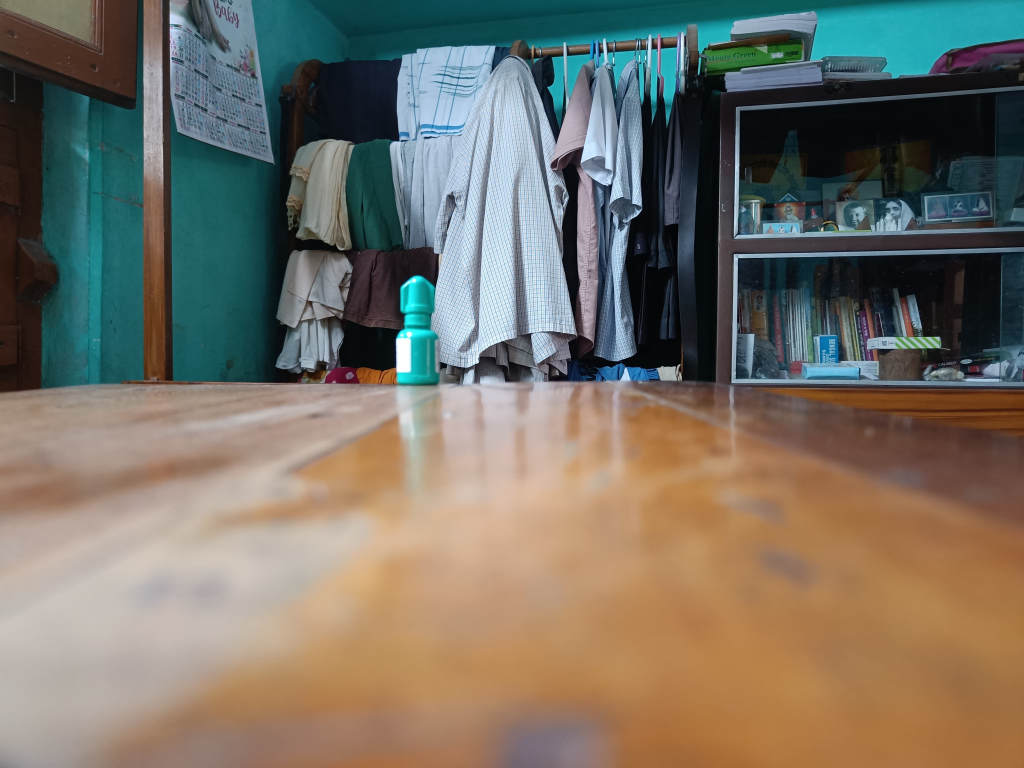
#> input picture 2. Feature Matching, distance measurement/left.jpg, 4096 x 3072 px (shown at 1/4 size)
$ jupyter execute match.ipynb
#> lines starting #> are read from the running program, lines starting #| are printed output that depends on the picture; after the words box and inside, x2 and y2 are one past the last pixel; in counts of white or black regions, pixels touching at a corner belong together
[cell 1]
import cv2
import numpy as np
import matplotlib.pyplot as plt

[cell 2]
img_left = cv2.imread('left.jpg')
#> img_left is the input picture: shape (3072, 4096, 3); mean B, G, R 101.8, 113, 117.7
img_right = cv2.imread('right.jpg')
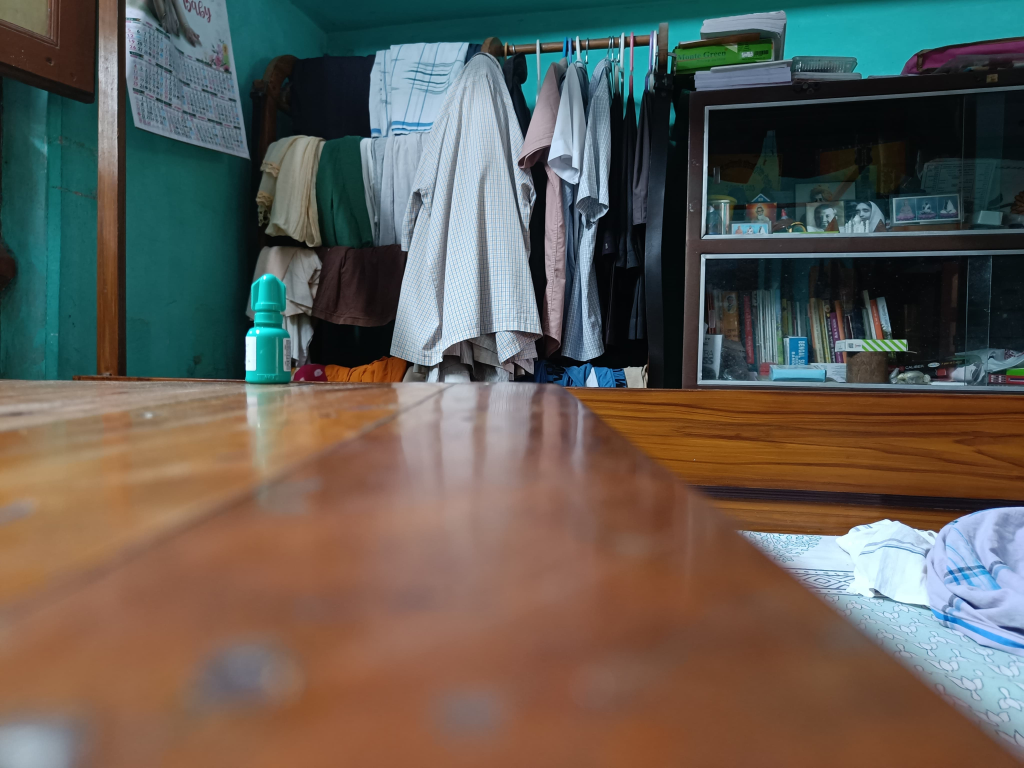
#> input picture 2. Feature Matching, distance measurement/right.jpg, 4096 x 3072 px (shown at 1/4 size)
#> img_right is the input picture: shape (3072, 4096, 3); mean B, G, R 84.2, 92.4, 97.7

print(f"Image dimensions: {img_left.shape[1]}x{img_left.shape[0]}")
#| Image dimensions: 4096x3072

max_dim = 1000

# Resize Images, both have same dimensions
if max(img_left.shape) > max_dim:
    scale_percent_left = max_dim / max(img_left.shape)
#> scale_percent_left = 0.244
    width_left = int(img_left.shape[1] * scale_percent_left)
#> width_left = 1000
    height_left = int(img_left.shape[0] * scale_percent_left)
#> height_left = 750
    dim_left = (width_left, height_left)
#> dim_left = (1000, 750)
    img_left = cv2.resize(img_left, dim_left, interpolation = cv2.INTER_AREA)
#> img_left: shape (750, 1000, 3)
    img_right = cv2.resize(img_right, dim_left, interpolation = cv2.INTER_AREA)
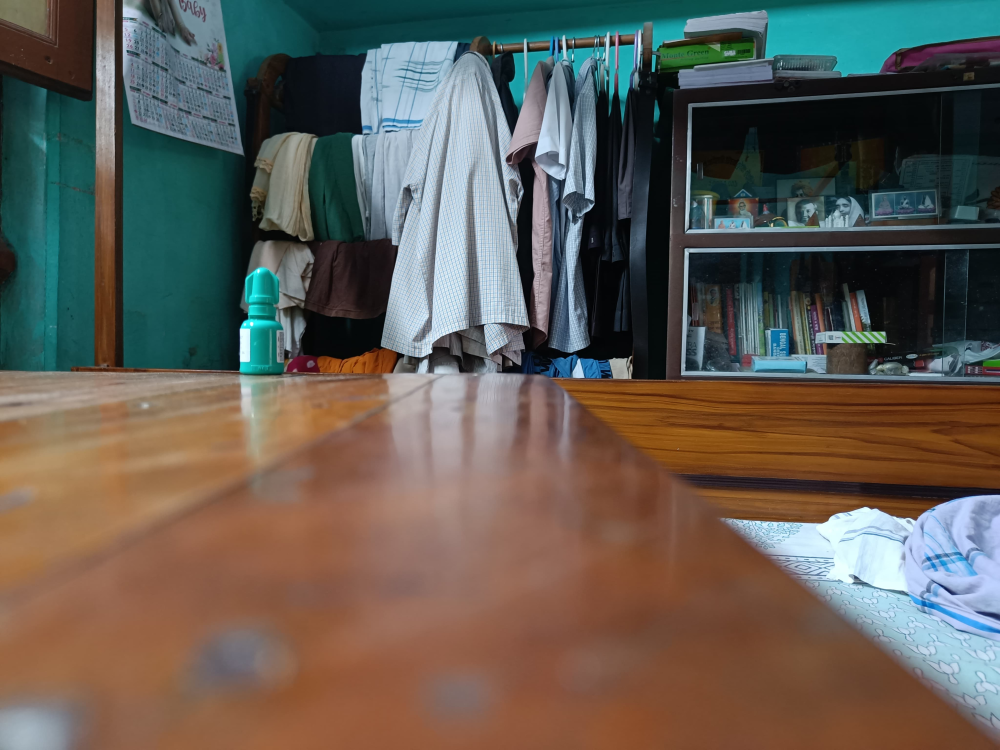
#> img_right: shape (750, 1000, 3); mean B, G, R 84.2, 92.4, 97.7
    print(f"Resized images dimensions: {img_left.shape[1]}x{img_left.shape[0]}")
#| Resized images dimensions: 1000x750

img_left_gray = cv2.cvtColor(img_left, cv2.COLOR_BGR2GRAY)
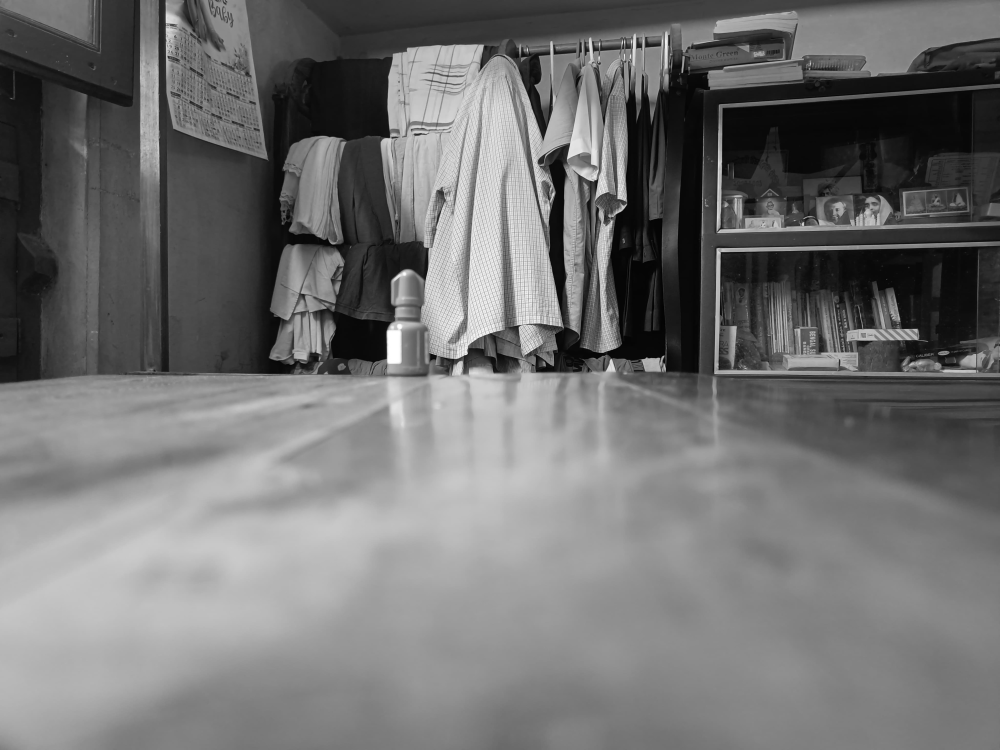
#> img_left_gray: shape (750, 1000); min 2, max 255, mean 113.1
img_right_gray = cv2.cvtColor(img_right, cv2.COLOR_BGR2GRAY)
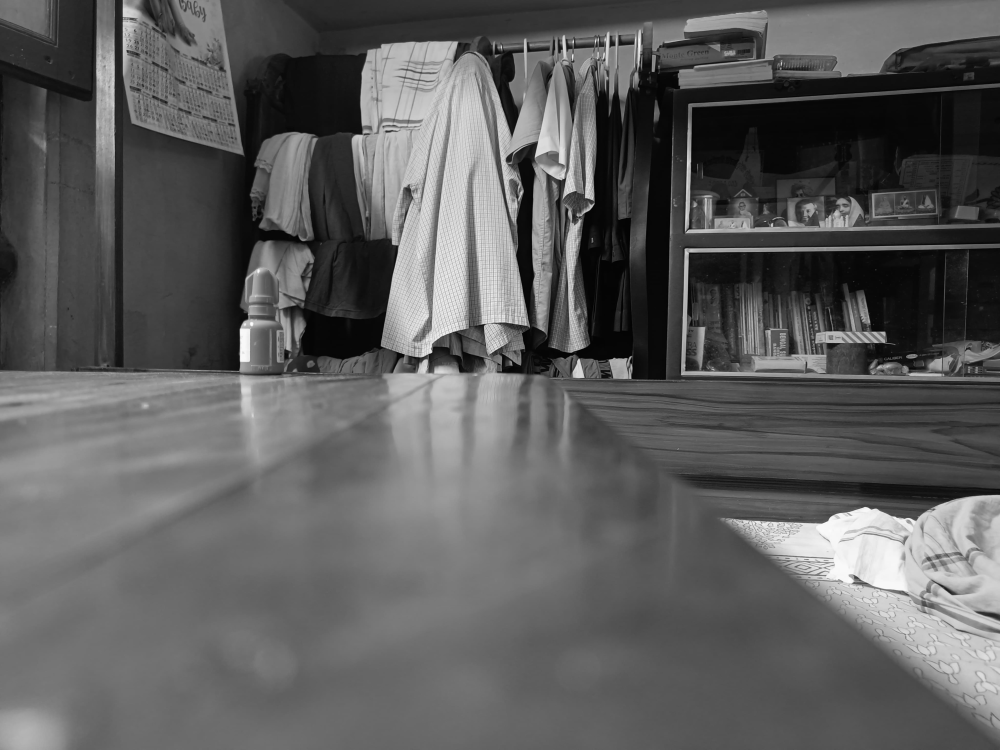
#> img_right_gray: shape (750, 1000); min 2, max 254, mean 93.1

[cell 3]
orb = cv2.ORB_create(nfeatures=5000)
kp_left, des_left = orb.detectAndCompute(img_left_gray, None)
#> kp_left = 4842 keypoints; strongest (x, y, size): (466, 354, 31), (392, 135, 31), (595, 181, 37.2), (660, 357, 31)
kp_right, des_right = orb.detectAndCompute(img_right_gray, None)
#> kp_right = 4863 keypoints; strongest (x, y, size): (627, 360, 31), (431, 352, 31), (483, 325, 31), (690, 253, 44.6)

if des_left is None or des_right is None:
    print("Error: No features detected in one or both images. Try adjusting nfeatures or image quality.")
print(f"Detected {len(kp_left)} features in left image.")
#| Detected 4842 features in left image.
print(f"Detected {len(kp_right)} features in right image.")
#| Detected 4863 features in right image.

[cell 4]
bf = cv2.BFMatcher(cv2.NORM_HAMMING, crossCheck=False)
matches = bf.knnMatch(des_left, des_right, k=2)
#> matches = 4842 matches
good_matches = []
for m, n in matches:
    if m.distance < 0.75 * n.distance:
        good_matches.append(m)
#> after the loop, good_matches = 1771 matches

print(f"Number of initial matches: {len(matches)}")
#| Number of initial matches: 4842
print(f"Number of good matches after ratio test: {len(good_matches)}")
#| Number of good matches after ratio test: 1771

[cell 5]
pts_left = np.float32([kp_left[m.queryIdx].pt for m in good_matches]).reshape(-1, 1, 2)
#> pts_left = 1771 rows, first 8: [666, 32], [532, 322], [539, 322], [634, 35], [463, 373], [326, 372], [646, 37], [590, 38]
pts_right = np.float32([kp_right[m.trainIdx].pt for m in good_matches]).reshape(-1, 1, 2)
#> pts_right = 1771 rows, first 8: [639, 31], [497, 321], [504, 321], [608, 33], [428, 371], [295, 370], [619, 36], [563, 37]
F, mask = cv2.findFundamentalMat(pts_left, pts_right, cv2.FM_RANSAC, 3.0, 0.99)
#> F = [[-4.85e-06, -0.000493, 0.151], [0.000496, -1.94e-06, -0.55], [-0.143, 0.535, 1]]; mask = 1771 values, max 1 at index 0, min 0 at index 102, mean 0.965

[cell 6]
good_matches_ransac = []
for i in range(len(good_matches)):
    if mask[i] == 1:
        good_matches_ransac.append(good_matches[i])
#> after the loop, good_matches_ransac = 1709 matches

print(f"Number of good matches after RANSAC: {len(good_matches_ransac)}")
#| Number of good matches after RANSAC: 1709
final_matches = good_matches
#> final_matches = 1771 matches

[cell 7]
# select best 100 matches
vis_matches = cv2.drawMatches(img_left, kp_left, img_right, kp_right, final_matches[:100], None, flags=cv2.DrawMatchesFlags_NOT_DRAW_SINGLE_POINTS)
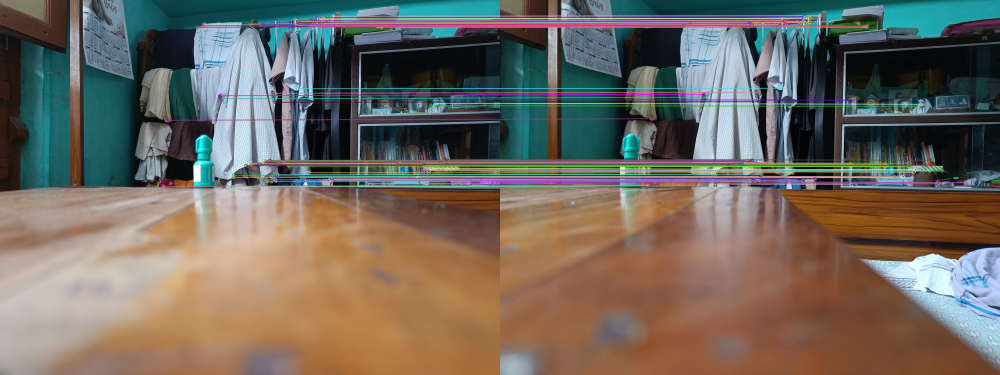
#> vis_matches: shape (750, 2000, 3) (shown at 1/2 size); mean B, G, R 95.5, 104.7, 112.1
plt.figure(figsize=(15, 10))
plt.imshow(vis_matches)

[cell 8]
# Create copies of the images to avoid modifying the originals
img_left_with_box = img_left.copy()
img_right_with_box = img_right.copy()


# Draw a bounding box around the object in the left image
x = 360
y = 250
width = 80
height = 150
cv2.rectangle(img_left_with_box, (x, y), (x + width, y + height), (0, 255, 0), 2)
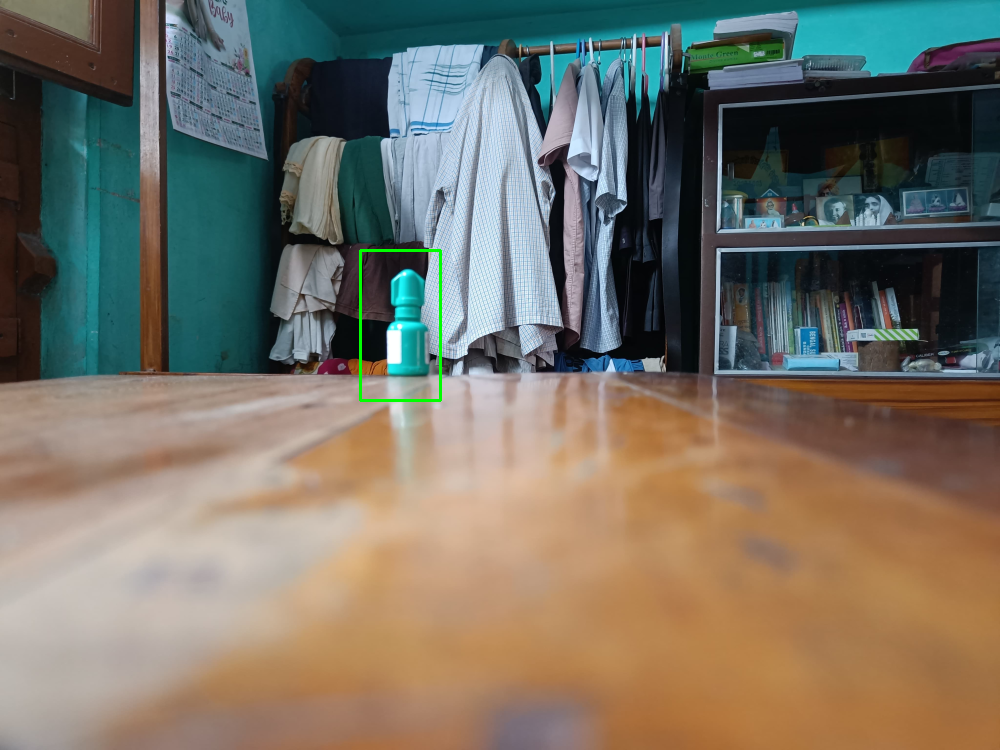
#> img_left_with_box: shape (750, 1000, 3); mean B, G, R 101.5, 113.3, 117.5


bound_matches = []
# find matches within the bounding box from final_matches, in the left image
# Ensure final_matches, kp_left, and kp_right are defined from previous cells
for match in final_matches:
    left_pt = kp_left[match.queryIdx].pt
    if x <= left_pt[0] <= x + width and y <= left_pt[1] <= y + height:
        bound_matches.append(match)
#> this loop made 1771 passes
#> after the loop, bound_matches = 9 matches

print(f"Number of matches within bounding box (initial): {len(bound_matches)}")
#| Number of matches within bounding box (initial): 9

# since matches should be close enough to each other, we remove certain matches from bound_matches which are not close enough to others in the right image

if len(bound_matches) > 1: # Need at least 2 points to calculate median/cluster
    # Extract right image points (coordinates) for the current bound_matches
    right_pts_in_box = np.float32([kp_right[m.trainIdx].pt for m in bound_matches])
#> right_pts_in_box = [[251, 324], [248.4, 330], [254.9, 306.7], [250.6, 311], [255.7, 312.8], [243.9, 365.8], [261.3, 302.7], [244.9, 355.3], [456.5, 352.8]]

    # Calculate the median of the X and Y coordinates for these right points
    median_right_x = np.median(right_pts_in_box[:, 0])
#> median_right_x = 251
    median_right_y = np.median(right_pts_in_box[:, 1])
#> median_right_y = 324

    filtered_bound_matches = []
    # Define a threshold for outlier removal (in pixels).
    # You might need to tune this value based on your object size and camera baseline.
    # Larger threshold keeps more points, smaller threshold is stricter.
    outlier_threshold_pixels = 50 # Example: points more than 40 pixels from the median are removed

    for match in bound_matches:
        right_pt = kp_right[match.trainIdx].pt
        # Calculate Euclidean distance from the current point to the median point
        distance = np.sqrt((right_pt[0] - median_right_x)**2 + (right_pt[1] - median_right_y)**2)

        if distance < outlier_threshold_pixels:
            filtered_bound_matches.append(match)
#> this loop made 9 passes
#> (right_pt, distance) on passes 1 to 9: ((251, 324), 0), ((248.4, 330), 6.54), ((254.9, 306.7), 17.71), ((250.6, 311), 12.97), ((255.7, 312.8), 12.19), ((243.9, 365.8), 42.39), ((261.3, 302.7), 23.61), ((244.9, 355.3), 31.93), ((456.5, 352.8), 207.5)
#> after the loop, filtered_bound_matches = 8 matches

    # Update bound_matches with the filtered list
    bound_matches = filtered_bound_matches
#> bound_matches = 8 matches
    print(f"Number of matches within bounding box (after right-side clustering filter): {len(bound_matches)}")
#| Number of matches within bounding box (after right-side clustering filter): 8
else:
    print("Not enough matches in bounding box to perform right-side clustering filter.")


# --- Prepare Left Image for Display ---
# Use img_left_with_box as it already has the bounding box drawn
img_left_display = img_left_with_box.copy()

# Draw the keypoints from bound_matches on the left image
for match in bound_matches:
    point = tuple(map(int, kp_left[match.queryIdx].pt)) # Convert float coordinates to int
    cv2.circle(img_left_display, point, 3, (0, 0, 255), -1) # Red circle, filled
#> this loop made 8 passes
#> point on passes 1 to 8: (398, 325), (397, 332), (401, 308), (397, 312), (402, 314), (389, 369), (408, 304), (391, 358)
#> img_left_display: shape (750, 1000, 3); 0.03% of pixels changed, all inside (x1, y1, x2, y2) = (386, 301, 412, 373)

# Convert for matplotlib display
img_left_display_rgb = cv2.cvtColor(img_left_display, cv2.COLOR_BGR2RGB)


# --- Prepare Right Image for Display ---
img_right_display = img_right.copy() # Start with the original right image

# Draw the corresponding keypoints from bound_matches on the right image
for match in bound_matches:
    point = tuple(map(int, kp_right[match.trainIdx].pt)) # Note: using trainIdx for right image
    cv2.circle(img_right_display, point, 3, (255, 0, 0), -1) # Blue circle, filled
#> this loop made 8 passes
#> point on passes 1 to 8: (251, 324), (248, 330), (254, 306), (250, 311), (255, 312), (243, 365), (261, 302), (244, 355)
#> img_right_display: shape (750, 1000, 3); 0.03% of pixels changed, all inside (x1, y1, x2, y2) = (240, 299, 265, 369)

# Convert for matplotlib display
img_right_display_rgb = cv2.cvtColor(img_right_display, cv2.COLOR_BGR2RGB)


# --- Display Both Images Side-by-Side using Subplots ---
plt.figure(figsize=(16, 8)) # Adjust overall figure size as needed

# Left Subplot
plt.subplot(1, 2, 1) # 1 row, 2 columns, 1st plot
plt.imshow(img_left_display_rgb)
plt.title("Left Image: Object Bounding Box and Matched Points")

# Right Subplot
plt.subplot(1, 2, 2) # 1 row, 2 columns, 2nd plot
plt.imshow(img_right_display_rgb)
plt.title("Right Image: Corresponding Matched Points")

plt.tight_layout() # Adjust subplot params for a tight layout
plt.show()

[cell 9]
# Distance calculation

# Assuming the matches are of the same object in both images
# find median (coordinates) of the matched points
left_mid = np.median([kp_left[m.queryIdx].pt for m in bound_matches], axis=0)
#> left_mid = [397.7, 319.7]
right_mid = np.median([kp_right[m.trainIdx].pt for m in bound_matches], axis=0)
#> right_mid = [250.8, 318.4]

img_mid = (img_left.shape[1]//2, img_left.shape[0]//2)
#> img_mid = (500, 375)

# subtended angle calculation
h = left_mid[0] - img_mid[0]
#> h = -102.3
b = img_left.shape[0]//2
#> b = 375
left_angle = np.arctan2(h, b) * (180 / np.pi)  # Convert radians to degrees
#> left_angle = -15.26
left_angle = np.abs(left_angle)
#> left_angle = 15.26

h = right_mid[0] - img_mid[0]
#> h = -249.2
b = img_right.shape[0]//2
right_angle = np.arctan2(h, b) * (180 / np.pi)  # Convert radians to degrees
#> right_angle = -33.61
right_angle = np.abs(right_angle)
#> right_angle = 33.61

subtended_angle = np.abs(left_angle - right_angle)
#> subtended_angle = 18.35
arc_len = 9 # Example arc length in cm, put as needed
distance = (arc_len * 180) / (np.pi * subtended_angle)  # Distance in cm
#> distance = 28.1
print(f"Subtended angle: {subtended_angle:.2f} degrees")
#| Subtended angle: 18.35 degrees
print(f"Distance to object: {distance:.2f} cm")
#| Distance to object: 28.10 cm

[cell 10]
# --- ASSUMPTIONS (These values come from your CAMERA CALIBRATION) ---
# For demonstration purposes, I'll use placeholders.
# You will get these from your actual camera calibration results.
f_x_pixels = 700.0  # Example focal length in pixels (fx from camera matrix) # 700 IS FOR MY ONEPLUS NORD 2 MAIN CAMERA
baseline_cm = 9.0   # Example baseline in cm (distance between camera centers)

# --- 1. Get the median points from your BOUND_MATCHES ---
# (This part of your code is good for getting a representative point)
left_median_pt = np.median([kp_left[m.queryIdx].pt for m in bound_matches], axis=0)
#> left_median_pt = [397.7, 319.7]
right_median_pt = np.median([kp_right[m.trainIdx].pt for m in bound_matches], axis=0)
#> right_median_pt = [250.8, 318.4]

# --- 2. Calculate Disparity (crucial step) ---
# Disparity is the difference in X-coordinates of the matched points.
# This assumes your images are RECTIFIED.
disparity_pixels = left_median_pt[0] - right_median_pt[0]
#> disparity_pixels = 146.9

# Ensure disparity is positive and reasonable (objects should be in front)
if disparity_pixels <= 0:
    print("Warning: Disparity is zero or negative. Object might be behind cameras or no depth information.")
    distance = float('inf') # Or some other indicator of invalid distance
else:
    # --- 3. Calculate Distance using the stereo vision formula ---
    distance_cm = (f_x_pixels * baseline_cm) / disparity_pixels
#> distance_cm = 42.87

    print(f"Calculated Disparity: {disparity_pixels:.2f} pixels")
#| Calculated Disparity: 146.94 pixels
    print(f"Estimated Distance to object: {distance_cm:.2f} cm")
#| Estimated Distance to object: 42.87 cm

# You can then compare distance_cm to your real distance (42 cm)
